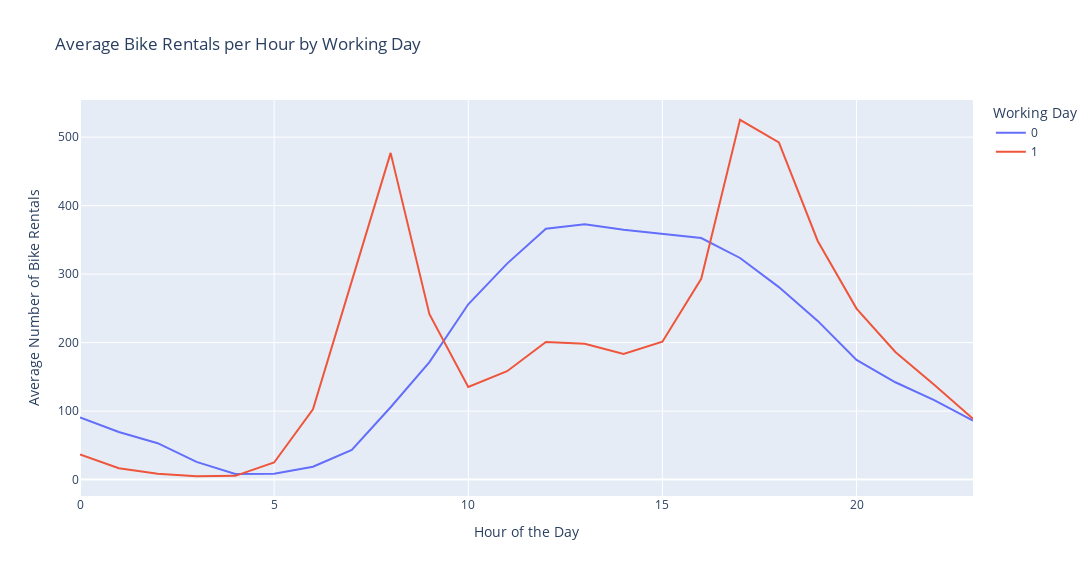

The code cell stored with this chart in its notebook:
### Markdown cell above
* The distribution is right-skewed, meaning there are many hours with a relatively low number of rentals, but there are also a few peak hours with a high number of rentals.
* The most common range of bike rentals per hour seems to be around 0-100.
* There are some hours with rentals exceeding 800, which might indicate peak demand times.

### Code cell
fig_width = 14 * 96  # 1344 pixels
fig_height = 6 * 96  # 576 pixels
fig = plots.avg_bike_rental_hour(df, fig_width, fig_height)
fig.show()

### Figure 1 — Plotly figure (JSON) as saved in the notebook; plotly's stock layout.template omitted (floating-point values rounded to 4 significant figures)
{"data": [{"hovertemplate": "Working Day=0<br>Hour of the Day=%{x}<br>Average Number of Bike Rentals=%{y}<extra></extra>", "legendgroup": "0", "line": {"color": "#636efa", "dash": "solid"}, "marker": {"symbol": "circle"}, "mode": "lines", "name": "0", "orientation": "v", "showlegend": true, "type": "scatter", "x": [0, 1, 2, 3, 4, 5, 6, 7, 8, 9, 10, 11, 12, 13, 14, 15, 16, 17, 18, 19, 20, 21, 22, 23], "xaxis": "x", "y": [90.8, 69.51, 53.17, 25.78, 8.264, 8.689, 18.74, 43.41, 105.7, 171.6, 255.9, 315.3, 366.3, 372.7, 364.6, 358.8, 352.7, 323.5, 281.1, 231.7, 174.7, 142.1, 116.1, 85.93], "yaxis": "y"}, {"hovertemplate": "Working Day=1<br>Hour of the Day=%{x}<br>Average Number of Bike Rentals=%{y}<extra></extra>", "legendgroup": "1", "line": {"color": "#EF553B", "dash": "solid"}, "marker": {"symbol": "circle"}, "mode": "lines", "name": "1", "orientation": "v", "showlegend": true, "type": "scatter", "x": [0, 1, 2, 3, 4, 5, 6, 7, 8, 9, 10, 11, 12, 13, 14, 15, 16, 17, 18, 19, 20, 21, 22, 23], "xaxis": "x", "y": [36.79, 16.55, 8.684, 4.943, 5.43, 24.91, 102.5, 290.6, 477.0, 241.5, 135.4, 158.2, 200.8, 198.4, 183.6, 201.3, 293.1, 525.3, 492.2, 348.4, 249.7, 186.3, 138.4, 88.71], "yaxis": "y"}], "layout": {"height": 576, "legend": {"title": {"text": "Working Day"}, "tracegroupgap": 0}, "title": {"text": "Average Bike Rentals per Hour by Working Day"}, "width": 1344, "xaxis": {"anchor": "y", "domain": [0, 1], "title": {"text": "Hour of the Day"}}, "yaxis": {"anchor": "x", "domain": [0, 1], "title": {"text": "Average Number of Bike Rentals"}}}}
